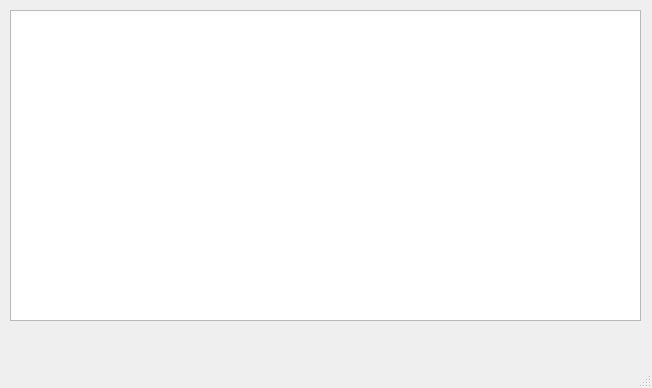
<?xml version="1.0" encoding="UTF-8"?>
<ui version="4.0">
 <class>MainWindow</class>
 <widget class="QMainWindow" name="MainWindow">
  <property name="geometry">
   <rect>
    <x>0</x>
    <y>0</y>
    <width>652</width>
    <height>388</height>
   </rect>
  </property>
  <property name="windowTitle">
   <string>MainWindow</string>
  </property>
  <widget class="QWidget" name="centralwidget">
   <widget class="QTableWidget" name="tableWidget">
    <property name="geometry">
     <rect>
      <x>10</x>
      <y>10</y>
      <width>631</width>
      <height>311</height>
     </rect>
    </property>
   </widget>
  </widget>
  <widget class="QMenuBar" name="menubar">
   <property name="geometry">
    <rect>
     <x>0</x>
     <y>0</y>
     <width>652</width>
     <height>26</height>
    </rect>
   </property>
  </widget>
  <widget class="QStatusBar" name="statusbar"/>
 </widget>
 <resources/>
 <connections/>
</ui>
